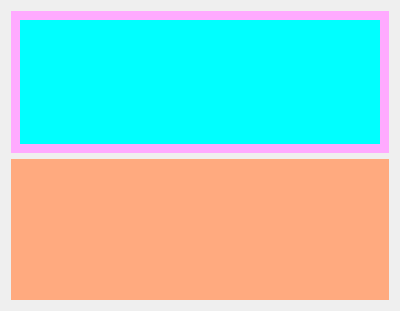
<?xml version="1.0" encoding="UTF-8"?>
<ui version="4.0">
 <class>Form</class>
 <widget class="QWidget" name="Form">
  <property name="geometry">
   <rect>
    <x>0</x>
    <y>0</y>
    <width>400</width>
    <height>311</height>
   </rect>
  </property>
  <property name="windowTitle">
   <string>Form</string>
  </property>
  <layout class="QVBoxLayout" name="verticalLayout">
   <item>
    <widget class="QWidget" name="widget" native="true">
     <property name="styleSheet">
      <string notr="true">background-color: rgb(255, 170, 255);</string>
     </property>
     <layout class="QHBoxLayout" name="horizontalLayout">
      <item>
       <widget class="QLabel" name="row_err_label">
        <property name="styleSheet">
         <string notr="true">background-color: rgb(0, 255, 255);</string>
        </property>
        <property name="text">
         <string/>
        </property>
       </widget>
      </item>
     </layout>
    </widget>
   </item>
   <item>
    <widget class="QWidget" name="data_err_widget" native="true">
     <property name="styleSheet">
      <string notr="true">background-color: rgb(255, 170, 127);</string>
     </property>
    </widget>
   </item>
  </layout>
 </widget>
 <resources/>
 <connections/>
</ui>
